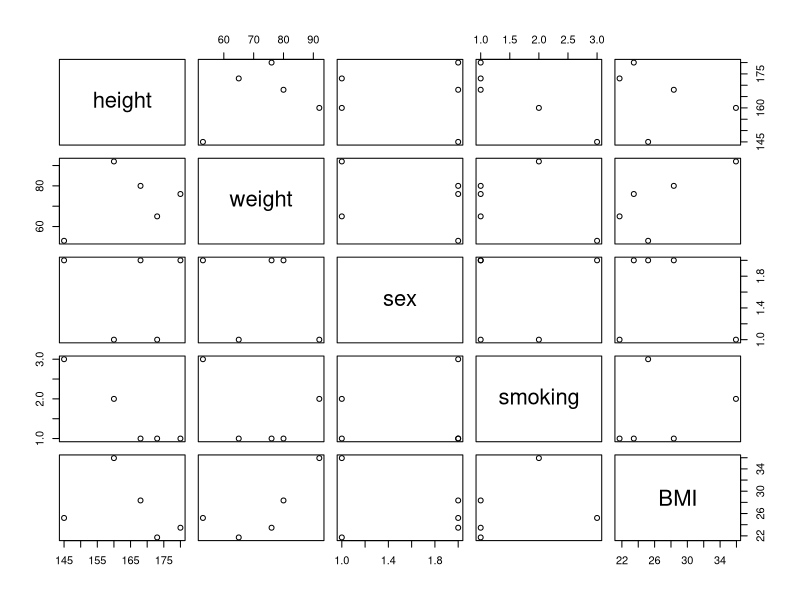

Here is the R script that generated this plot:
# 1. quiz

a <- 1:100
a[80:90]

a <- c(1,2,3)
b <- c(2.1, "kim")
c <- c(a,b,b,a)
c[10]

x <- matrix(1:12, ncol=3);x

Height <- c(173, 154, 160)
Weight <- c(78, 60, 45)

BMI <- Weight/((Height/100)^2)

hwb <- data.frame(Height, Weight, BMI)

# 2. R에서 쓰는 에서 쓰는 표현식, 연산자

# 2.1

r <- 2
circle <- pi*r^2
circle

r==2
r <-3
r==2

r!=2

a=b=c=d=2
a+b+c+d

a<-b<-c<-d<-3
a+b+c+d

total <- 2680; n <- 31
average <- total/n
average

# 3

5**2
10%%3
10%/%3

d <- (1+2)*3
d

print(d)
e <- d-7
(e)
(e=d-7)

# 4 kind of datum in R

# 6 adding data to variables

a <- c(1,2,3,10,6)
mode(a)
str(a)
dim(a)

b <- c(7,6)
a <- c(a,0)
c <- c(a,b,7,-5)
c

length(c)
c[2]

(b <- 1:20)
b <- seq(1,20)
seq(5)
seq(1,3,0.25)

e <- c(1,2,3)
f <- rep(e, 3)
f

a <- c(1,2,3)
b <- c(2.1, "Kim")
c <- c(a,b,b,a)
mode(c)
mode(a)
c[10]

x<-1
x
mode(x)

mode(x) <- "character"
x
y <- as.numeric(x)-1
y
as.logical(y) # FALSE = 0

# 7. NA and NULL

a <- as.numeric("Kim")
a

a <- c()
a

a <- c(1,2,3,NA,8,NA,10)
mean(a)
mean(a, na.rm=T)

sum(is.na(a))
sum(!is.na(a))

a <- c(a, NULL, 8, NULL);a
(a <- c(a, NA))

(a <- NULL)

# 8. data structure

a <- 1:5
a <- c(a, 101, 102)
b <- c(a,103)
b

Height <- c(168, 173, 160, 145, 180)
Weight <- c(80, 65, 92, 53, 76)
BMI <- Weight/(Height/100)^2
BMI
hwb <- cbind(Height, Weight, BMI)
hwb <- data.frame(hwb)

a <- 1:10
b <- c(1, -1)
a+b

b <- 10
a <- c <- 2
b^2+c(1,-1)*4*a*c #근의공식

#8.2 matrix

a <- matrix(1:12, ncol=3) ; a
a <- matrix(1:12, ncol=3, byrow=T) ; a
b <- LETTERS[1:12];b
b <- matrix(b, ncol=4); b

b[3,2]
b[2,4]
b[2,]
b[,3]
length(b)
nrow(b);ncol(b)

#8.3 factor

sex <- c("Male", "Female", "Female", "Male", "Male")
sex <- factor(sex)
sex
str(sex)
levels(sex)
length(sex)

smoking <- c(1,1,2,3,1)
smoking <- factor(smoking)
levels(smoking) <- c("none", "ex-smoker", "smoker")
smoking

#8.6 data.frame

mydata <- data.frame(height=Height, weight=Weight, sex=sex, smoking=smoking)
mydata
mydata <- data.frame(mydata, BMI)

mydata[3,]
mydata[,1]

mydata$height
mydata[["height"]]

mydata[3]
mydata[[3]]
str(mydata[3]) #data.frame
str(mydata[[3]]) #vector

mydata$BMI <- mydata$weight*10000/(mydata$height)^2
mydata
str(mydata)

summary(mydata)
plot(mydata)
